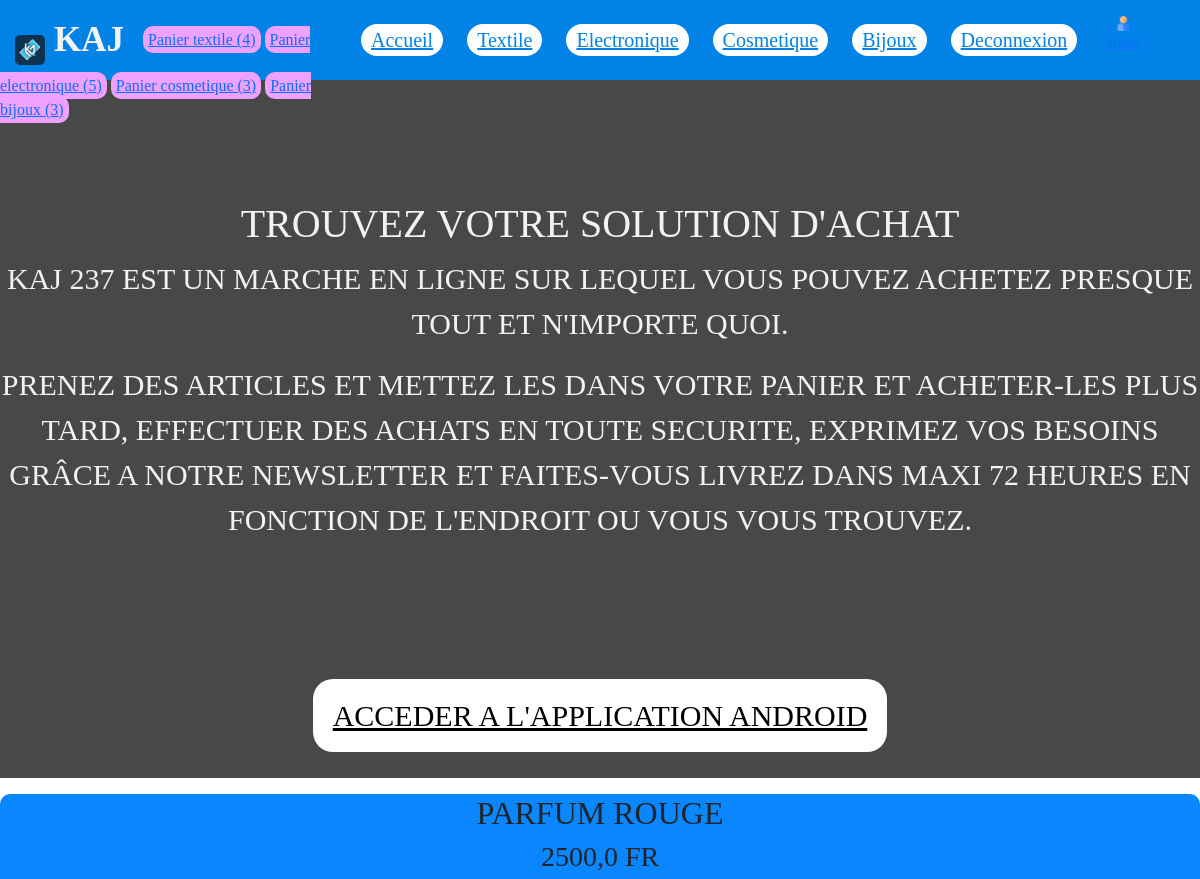
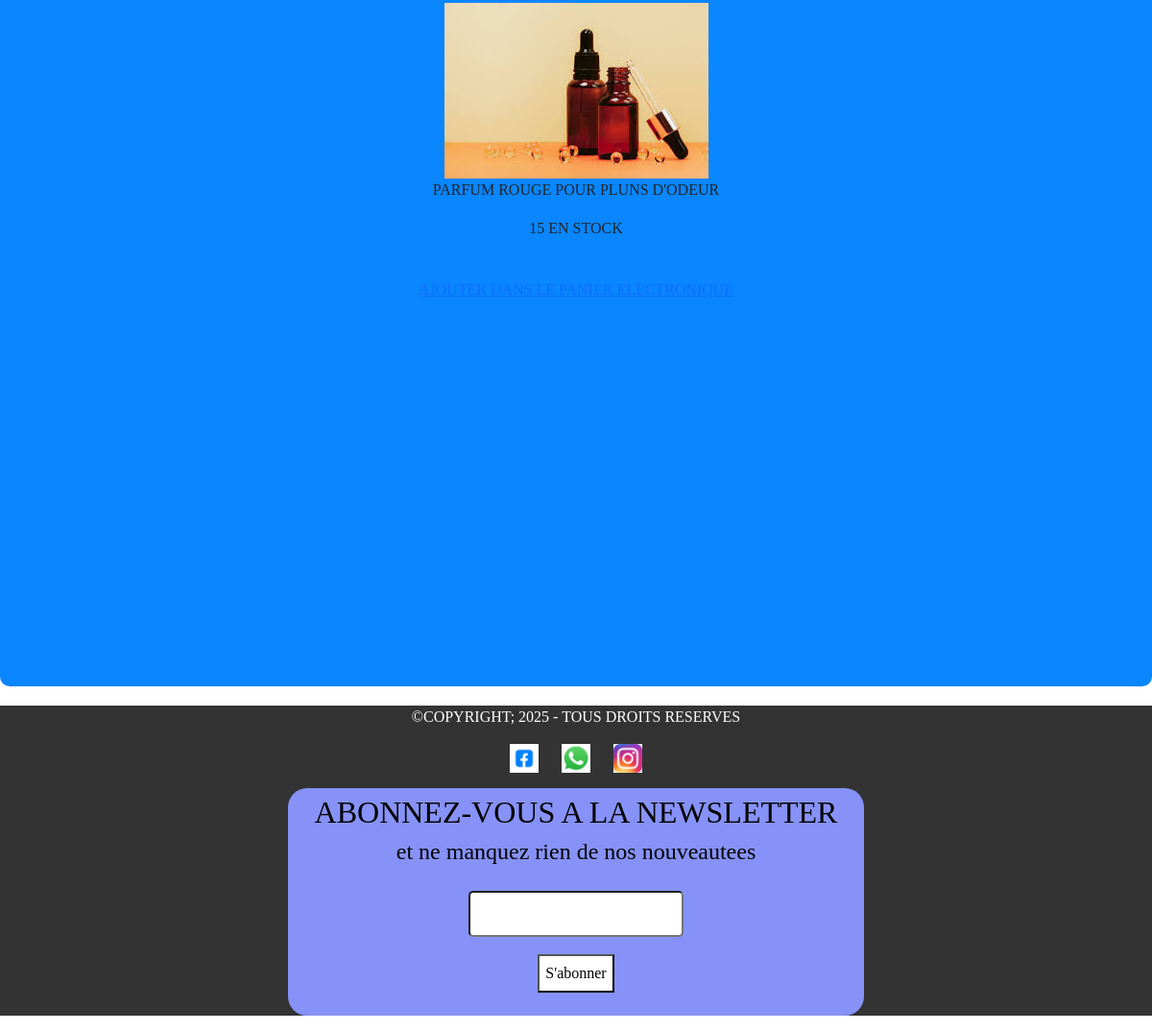
The app's page /Cosmetique/parfum-rouge/ (signed in) with its own data (2 pictures, top to bottom).
### accounts/models.py (models this page shows)
class Shopper(AbstractUser):
    pass

### store/models.py (models this page shows, shortened)
class Cart(models.Model):
    user = models.OneToOneField( AUTH_USER_MODEL, on_delete=models.CASCADE)
    orders = models.ManyToManyField(Order)

class Cart_electronique(models.Model):
    user = models.OneToOneField( AUTH_USER_MODEL, on_delete=models.CASCADE)
    orders = models.ManyToManyField(Order_electronique)

class Cart_cosmetique(models.Model):
    user = models.OneToOneField( AUTH_USER_MODEL, on_delete=models.CASCADE)
    orders = models.ManyToManyField(Order_cosmetique)

class Cart_bijoux(models.Model):
    user = models.OneToOneField( AUTH_USER_MODEL, on_delete=models.CASCADE)
    orders = models.ManyToManyField(Order_bijoux)

class Cosmetique(models.Model):
    name = models.CharField(max_length=128)
    slug = models.SlugField(max_length=128)
    price = models.FloatField(default=0.0)
    stock = models.IntegerField(default=0)
    description = models.TextField(blank=True)
    thumbnail = models.ImageField(upload_to="cosmetiques", blank=True, null=True)

### store/views.py (the view)
# urls.py: path('Cosmetique/<str:slug>/', product_detail_cosmetique, name="cosmetique-detail"),
def product_detail_cosmetique(request, slug):
    cosmetique =get_object_or_404(Cosmetique, slug=slug)
    return render(request, 'detail_cosmetique.html', context={"Cosmetique": cosmetique})

### template/detail_cosmetique.html (shortened to what this page needs)
{% extends 'base.html' %}
{% block content %}
<section class="detail-electroniq min-vh-100">
    <p>
        <h2>{{ Cosmetique.name }}</h2>
    <h3>{{ Cosmetique.price }} FR</h3>
    <img src="{{ Cosmetique.thumbnail.url }}" alt="{{ cosmetique.name }}" style="max-width: 450px; max-height: 500px;">
    <p> {{ Cosmetique.description }}</p>
    <p> {{ Cosmetique.stock }} en stock</p><br>
    {% if user.is_authenticated %}
         <p>
             <a href="{% url 'add-to-cart-cosmetique' Cosmetique.slug %}" class="panier-Electronique" >
            </a>
         </p>
     {% else %}
    <a href="{% url 'login' %}" class="panier-electronique">Connectez-vous pour acheter cet article</a>
    {% endif %}
    </p>
</section>
{% endblock %}

### template/base.html (shortened to what this page needs)
<!DOCTYPE html>
<html lang="fr">
<head>
    {% load static %}
</head>
<body>
<header>
    <nav class="connexion">
        <img src="{% static 'images/logo_kaj.jpg' %}" alt="kaj" id="logos">
        <label class="logo">KAJ</label>
        <ul>
            <li><a href="{% url 'accueil' %}">Accueil</a></li>
            <li><a href="{% url 'index' %}">Textile</a></li>
            <li><a href="{% url 'electronique' %}">Electronique</a></li>
            <li><a href="{% url 'cosmetique' %}">Cosmetique</a></li>
            <li><a href="{% url 'bijoux' %}">Bijoux</a></li>
            {% if user.is_authenticated %}
            <li>
                <a class="user" href="{% url 'logout' %}">Deconnexion</a></li>
            <a href="{% url 'profil' %}"><img src="{% static 'images/user.png' %}" alt="user"
                                              style="max-width:15px; max-height:15px;" id="user_image" class="text-dark">{{ user.username }}</a>
            {% else %}
            <li><a class="user" href="{% url 'login' %}">Connexion</a></li>
            <li><a class="user" href="{% url 'signup' %}">S'inscrire</a></li>
            {% endif %}
        </ul>
        {% if user.cart %}
        <a href="{% url 'cart' %}" class="cart">Panier textile ({{ user.cart.orders.count }})</a>
        {% endif %}
        {% if user.cart_electronique %}
        <a href="{% url 'cart_electronique' %}" class="cart">Panier electronique ({{ user.cart_electronique.orders.count }})</a>
        {% endif %}
        {% if user.cart_cosmetique %}
        <a href="{% url 'cart_cosmetique' %}" class="cart">Panier cosmetique ({{ user.cart_cosmetique.orders.count }})</a>
        {% endif %}
        {% if user.cart_bijoux %}
        <a href="{% url 'cart_bijoux' %}" class="cart">Panier bijoux ({{ user.cart_bijoux.orders.count }})</a>
        {% endif %}
    </nav>
    <link rel="stylesheet" href="{% static 'css/bootstrap.min.css' %}">
</header>
<section id="main-page">
    <div id="main">
        <h1>TROUVEZ VOTRE SOLUTION D'ACHAT</h1>
        <p>
            KAJ 237 est un marche en ligne sur lequel vous pouvez achetez presque tout et n'importe quoi.
        </p>
        <p>
            Prenez des articles et mettez les dans votre panier et acheter-les plus tard, effectuer des achats en toute
            securite, exprimez vos besoins grâce a notre Newsletter et faites-vous livrez dans maxi 72 heures en
            fonction de l'endroit ou vous vous trouvez.
        </p>
        <br><br><br>
        <a href="https://mega.nz/file/E31TQB6B#2zwKQ6WxIYrtyLHFK4Sm2aNRfb6oMfqhZB1nGapC8-w" class="service"
           style="width: 100%; background-color: #fff; padding: 20px; border-radius: 20px; color: #000;">Acceder a
            l'application Android</a>
    </div>
</section>
{% block content %}
{% endblock %}
<footer>
    <p>©Copyright; 2025 - Tous droits reserves</p>
    <div class="social-link">
        <a href="https://facebook.com/jordan kamgang" target="_blank">
            <img src="{% static 'images/logo_facebook.png' %}" alt="Facebook">
        </a>
        <a href="https://wa.me/Jordan Kamgang" target="_blank">
            <img src="{% static 'images/logo_whatsapp.jpg' %}" alt="Whatsapp">
        </a>
        <a href="https://instagram.com/CheatBoy79" target="_blank">
            <img src="{% static 'images/logo_instagram.jpg' %}" alt="Instagram">
        </a>
    </div>
    <p>
    <form method="POST" class="newsletter w-50 mx-auto">
        <p>
        <h2 class="text">Abonnez-vous a la newsletter</h2>
        <h4 class="text">et ne manquez rien de nos nouveautees</h4>
        <input type="email" name="email" id="email" required style="padding: 10px;"><br>
        <button type="submit" id="abonner">S'abonner</button>
        <br><br>
        </p>
    </form>
    </p>
</footer>
</body>
</html>

### template/base.html (style rules this page uses)
* { margin: 0; padding: 0; box-sizing: border-box; font-family: poppins; text-decoration: none; list-style: none; }
footer { background-color: #333; color: white; text-align: center; bottom: 0; width: 100%; height: auto; }
.newsletter { width: 30%; height: 100%; background-color: #8692f7; border-radius: 20px; position: relative; text-align: center; }
#email { margin: 3%; border-radius: 5px; }
#abonner { background-color: #fff; padding: 1%; }
.social-link { margin-top: 10px; }
.social-link a { margin: 0 10px; display: inline-block; }
.social-link img { width: 30px; height: 30px; transition: transform 0.3s ease; }
.text { color: black; }
.newsletter h2 { padding-top: 1%; }
.connexion { background-color: #0082e6; height: 80px; width: 100%; }
label.logo { color: #f2f2f2; font-size: 35px; line-height: 80px; padding-left: 20px; padding-right: 15px; font-weight: 600; }
.connexion ul { float: right; margin-right: 60px; }
.connexion ul li { display: inline-block; line-height: 80px; margin: 0 10px; }
.connexion ul li a { color: #0082e6; font-weight: 500; font-size: 20px; padding: 5px 10px; border-radius: 50px; background: white; transition: 0.3s; clip-path: polygon ( 100% 0, 100% 35%, 100% 50%, 100% 65%, 100% 100%, 0 100%, 0 65% 0 50%, 0 35%, 0 0; ) }
#main-page { height: auto; background: #484848; }
#main { text-transform: uppercase; text-align: center; padding: 120px 0 40px 0; font-size: 30px; color: #f2f2f2; }
#main p { text-transform: uppercase; text-align: center; }
.cart { background-color: #eea1ff; border-radius: 10px; padding: 5px; position: relative; bottom: 6px; }
#user_image { position: relative; bottom: 20px; left: 25px; }
#logos { max-with: 30px; max-height: 30px; border-radius: 5px; position: relative; left: 15px; top: 3px; }

### template/detail_cosmetique.html (style rules this page uses)
.detail-electroniq { width:auto; height:auto; background:#0a86ff; border-radius:10px; margin-bottom:20px; text-align:center; }
h2, h3, p { text-align:center; text-transform:uppercase; }

### records on screen
Shopper: cart.orders.count "4", cart_electronique.orders.count "5", cart_cosmetique.orders.count "3", cart_bijoux.orders.count "3"
Cosmetique: name "PARFUM ROUGE", price "2500,0", thumbnail (picture), description "PARFUM ROUGE POUR PLUNS D'ODEUR", stock "15"
